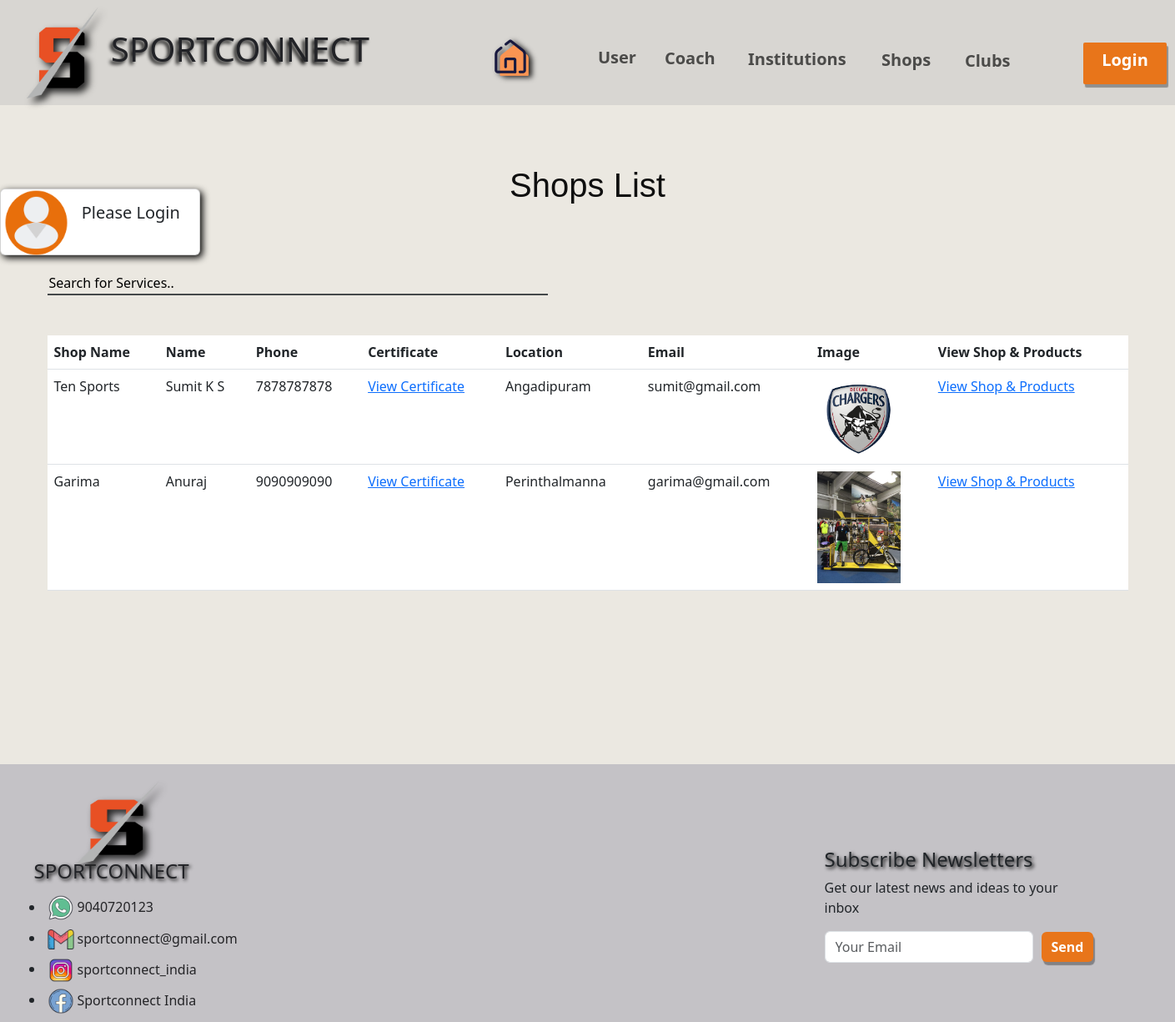
Screenshot of /cuserviewsshops/ with the database file from the repository.
### app1/models.py (models this page shows, shortened)
class shops(models.Model):
    shopname=models.CharField(max_length=200)
    supervisername=models.CharField(max_length=200)
    phone=models.CharField(max_length=200)
    shopcertificate=models.FileField(upload_to='shpcertificates')
    location=models.CharField(max_length=200)
    email=models.CharField(max_length=200)
    image=models.ImageField(upload_to='shp')
    password=models.CharField(max_length=200)

### app1/views.py (the view)
# urls.py: path('cuserviewsshops/', views.cuserviewsshops, name="cuserviewsshops"),
def cuserviewsshops(request):
    dict_pc={
        'pc': shops.objects.all()
    }
    return render(request,'cuserviewsshops.html', dict_pc)

### templates/cuserviewsshops.html (shortened to what this page needs)
{% extends 'base.html' %}
{% block content %}
{% load static %}
<br><br><br>
<div class="container">
  <h1 align="center" style="color: rgb(15, 15, 15); font-family: Verdana, Geneva, Tahoma, sans-serif">Shops List</h1>
  <br><br><br>
  <input type="text" id="myInput" onkeyup="myFunction()" placeholder="Search for Services.." title="Type in a name" style="width: 600px; background-color: transparent; border: none; border-bottom: 2px solid rgb(68, 72, 74);">
  <br><br><br>
    <table class="table" id="myTable">
        <thead>
          <tr>
            <th scope="col">Shop Name</th>
            <th scope="col">Name</th>
            <th scope="col">Phone</th>
            <th scope="col">Certificate</th>
            <th scope="col">Location</th>
            <th scope="col">Email</th>
            <th scope="col">Image</th>
            <th scope="col">View Shop & Products</th>
          </tr>
        </thead>
        <tbody>
        {% for p in pc %}
          <tr>
            <td>{{p.shopname}}</td>
            <td>{{p.supervisername}}</td>
            <td>{{p.phone}}</td>
            <td><a href="{{p.shopcertificate.url}}">View Certificate</a></td>
            <td>{{p.location}}</td>
            <td>{{p.email}}</td>
            <td><img src="{{p.image.url}}" alt="" class="img-fluid" style="width: 100px;"></td>
            <td><a href="{% url 'cuserviewproducts' id=p.id %}">View Shop & Products</a></td>
          </tr>
        {% endfor %}
        </tbody>
      </table>
      <br><br><br><br><br>
</div>
{% endblock %}

### templates/base.html (style rules this page uses)
body { font-family: "Segoe UI", Tahoma, Geneva, Verdana, sans-serif; }

### templates/cuserviewsshops.html (style rules this page uses)
::placeholder { color: black; opacity: 1; }

### rows the page displays
shops: shopname "Ten Sports", supervisername "Sumit K S", phone "7878787878", location "Angadipuram", email "sumit@gmail.com", image (picture)
shops: shopname "Garima", supervisername "Anuraj", phone "9090909090", location "Perinthalmanna", email "garima@gmail.com", image (picture)
